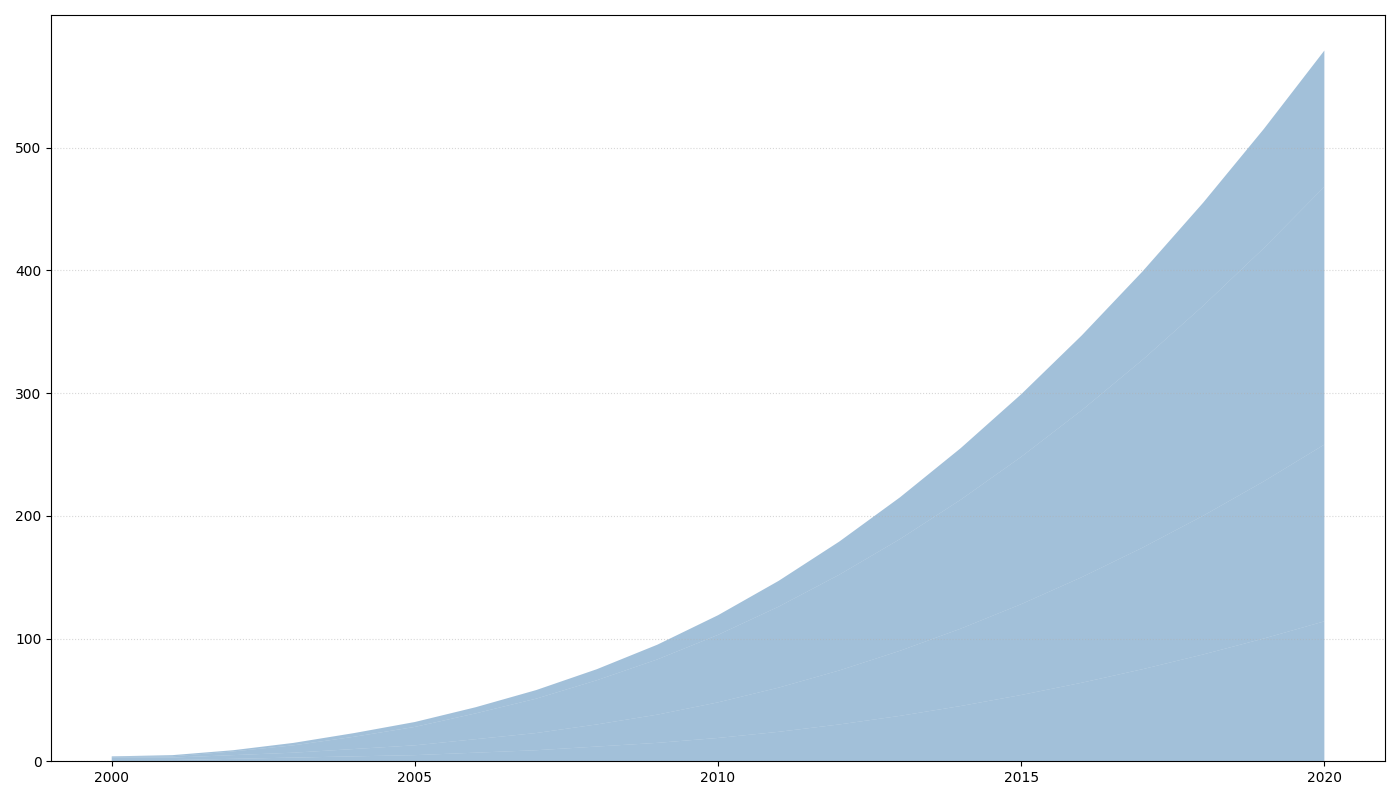

Recreate this plot in Python.
import matplotlib.pyplot as plt
import numpy as np

years = np.arange(2000, 2021)
residential_production = np.array([1, 1, 2, 3, 4, 5, 7, 9, 12, 15, 19, 24, 30, 37, 45, 54, 64, 75, 87, 100, 114])
commercial_production = np.array([2, 2, 3, 4, 6, 8, 11, 14, 18, 23, 29, 36, 44, 53, 63, 74, 86, 99, 113, 128, 144])
industrial_production = np.array([1, 1, 3, 6, 10, 15, 21, 28, 36, 45, 55, 66, 78, 91, 105, 120, 136, 153, 171, 190, 210])
community_production = np.array([0, 1, 1, 2, 3, 4, 5, 7, 9, 12, 16, 21, 27, 34, 42, 51, 61, 72, 84, 97, 111])

production_data = np.vstack([residential_production, commercial_production, industrial_production, community_production])

fig, ax = plt.subplots(figsize=(14, 8))

color = '#4682B4'

ax.stackplot(years, production_data, colors=[color]*4, alpha=0.5)

ax.set_xticks(years[::5])
ax.set_yticks(np.arange(0, 501, 100))
ax.yaxis.grid(True, linestyle=':', alpha=0.5)

plt.tight_layout()
plt.show()
